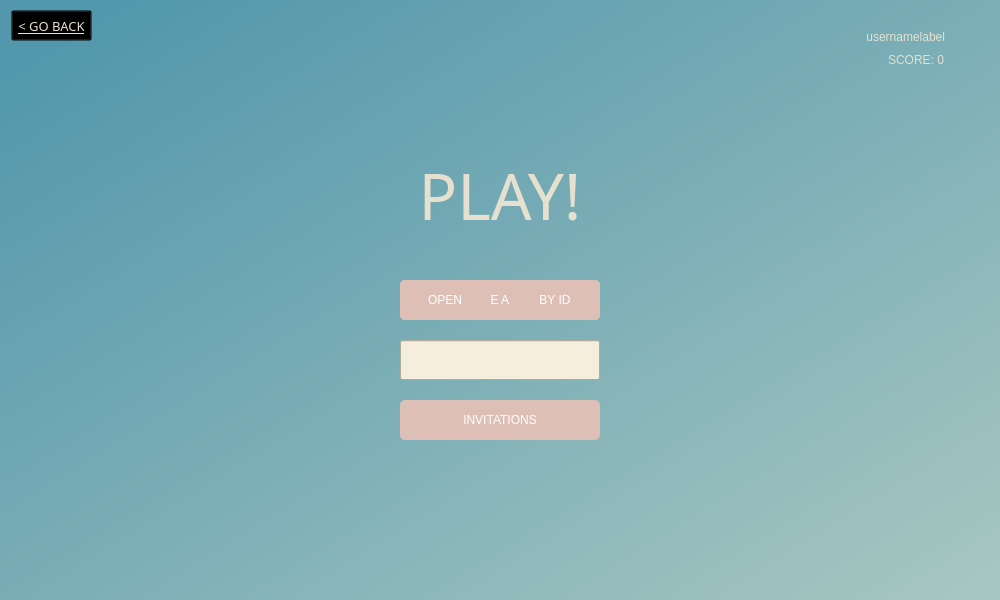
<?xml version="1.0" encoding="UTF-8"?>
<ui version="4.0">
 <class>Dialog</class>
 <widget class="QDialog" name="Dialog">
  <property name="geometry">
   <rect>
    <x>0</x>
    <y>0</y>
    <width>1000</width>
    <height>600</height>
   </rect>
  </property>
  <property name="windowTitle">
   <string>Dialog</string>
  </property>
  <widget class="QWidget" name="bgwidget" native="true">
   <property name="geometry">
    <rect>
     <x>0</x>
     <y>0</y>
     <width>1000</width>
     <height>600</height>
    </rect>
   </property>
   <property name="font">
    <font>
     <underline>false</underline>
    </font>
   </property>
   <property name="styleSheet">
    <string notr="true">QWidget#bgwidget{
background-color: qlineargradient(spread:pad, x1:0.0511364, y1:0.068, x2:0.813, y2:0.823864, stop:0 rgba(209, 107, 165, 255), stop:1 rgba(255, 255, 255, 255));
	background-color: qlineargradient(spread:pad, x1:0.142, y1:0.130818, x2:0.9375, y2:0.932, stop:0 rgba(10, 9, 16, 255), stop:1 rgba(73, 0, 126, 255));
	background-color: qlineargradient(spread:pad, x1:0.0454545, y1:0.125, x2:0.954545, y2:0.915, stop:0 rgba(186, 166, 165, 255), stop:1 rgba(222, 191, 181, 255));
	background-color: qlineargradient(spread:pad, x1:0.057, y1:0.0625, x2:0.988636, y2:0.96, stop:0 rgba(82, 151, 172, 255), stop:1 rgba(166, 198, 193, 255));
}
</string>
   </property>
   <widget class="QLabel" name="playlabel">
    <property name="geometry">
     <rect>
      <x>230</x>
      <y>160</y>
      <width>540</width>
      <height>70</height>
     </rect>
    </property>
    <property name="font">
     <font>
      <family>Century Gothic</family>
      <pointsize>48</pointsize>
      <weight>50</weight>
      <italic>false</italic>
      <bold>false</bold>
     </font>
    </property>
    <property name="styleSheet">
     <string notr="true">color: rgb(230, 224, 207);
font: 48pt &quot;Maiandra GD&quot;;
font: 48pt &quot;MV Boli&quot;;
font: 75 48pt &quot;Segoe Script&quot;;
font: 48pt &quot;Century Gothic&quot;;
</string>
    </property>
    <property name="text">
     <string>PLAY!</string>
    </property>
    <property name="alignment">
     <set>Qt::AlignCenter</set>
    </property>
   </widget>
   <widget class="QPushButton" name="createroombutton">
    <property name="geometry">
     <rect>
      <x>400</x>
      <y>280</y>
      <width>200</width>
      <height>40</height>
     </rect>
    </property>
    <property name="mouseTracking">
     <bool>false</bool>
    </property>
    <property name="styleSheet">
     <string notr="true">QPushButton{
border-radius:5px;
color: rgb(255, 255, 255);
font: 16pt &quot;Century Gothic&quot;;
background-color: rgb(222, 191, 181);
}

QPushButton:hover{
background-color: #b5debf;
}
</string>
    </property>
    <property name="text">
     <string>CREATE A ROOM</string>
    </property>
   </widget>
   <widget class="QPushButton" name="joinroombutton">
    <property name="geometry">
     <rect>
      <x>400</x>
      <y>340</y>
      <width>200</width>
      <height>40</height>
     </rect>
    </property>
    <property name="styleSheet">
     <string notr="true">QPushButton{
border-radius:5px;
color: rgb(255, 255, 255);
font: 16pt &quot;Century Gothic&quot;;
background-color: rgb(222, 191, 181);
}

QPushButton:hover{
background-color: #b5debf;
}
</string>
    </property>
    <property name="text">
     <string>JOIN A ROOM</string>
    </property>
   </widget>
   <widget class="QPushButton" name="invitationbutton">
    <property name="geometry">
     <rect>
      <x>400</x>
      <y>400</y>
      <width>200</width>
      <height>40</height>
     </rect>
    </property>
    <property name="styleSheet">
     <string notr="true">QPushButton{
border-radius:5px;
color: rgb(255, 255, 255);
font: 16pt &quot;Century Gothic&quot;;
background-color: rgb(222, 191, 181);
}

QPushButton:hover{
background-color: #b5debf;
}
</string>
    </property>
    <property name="text">
     <string>INVITATIONS</string>
    </property>
   </widget>
   <widget class="QPushButton" name="createopenbutton">
    <property name="geometry">
     <rect>
      <x>400</x>
      <y>280</y>
      <width>90</width>
      <height>40</height>
     </rect>
    </property>
    <property name="mouseTracking">
     <bool>false</bool>
    </property>
    <property name="toolTip">
     <string/>
    </property>
    <property name="styleSheet">
     <string notr="true">QPushButton{
border-radius:5px;
color: rgb(255, 255, 255);
font: 16pt &quot;Century Gothic&quot;;
background-color: rgb(222, 191, 181);
}

QPushButton:hover{
background-color: #b5debf;
}
</string>
    </property>
    <property name="text">
     <string>OPEN</string>
    </property>
   </widget>
   <widget class="QPushButton" name="createbyidbutton">
    <property name="geometry">
     <rect>
      <x>510</x>
      <y>280</y>
      <width>90</width>
      <height>40</height>
     </rect>
    </property>
    <property name="mouseTracking">
     <bool>false</bool>
    </property>
    <property name="toolTip">
     <string/>
    </property>
    <property name="styleSheet">
     <string notr="true">QPushButton{
border-radius:5px;
color: rgb(255, 255, 255);
font: 16pt &quot;Century Gothic&quot;;
background-color: rgb(222, 191, 181);
}

QPushButton:hover{
background-color: #b5debf;
}
</string>
    </property>
    <property name="text">
     <string>BY ID</string>
    </property>
   </widget>
   <widget class="QPushButton" name="joinopenbutton">
    <property name="geometry">
     <rect>
      <x>400</x>
      <y>340</y>
      <width>90</width>
      <height>40</height>
     </rect>
    </property>
    <property name="mouseTracking">
     <bool>false</bool>
    </property>
    <property name="styleSheet">
     <string notr="true">QPushButton{
border-radius:5px;
color: rgb(255, 255, 255);
font: 16pt &quot;Century Gothic&quot;;
background-color: rgb(222, 191, 181);
}

QPushButton:hover{
background-color: #b5debf;
}
</string>
    </property>
    <property name="text">
     <string>OPEN</string>
    </property>
   </widget>
   <widget class="QPushButton" name="joinbyidbutton">
    <property name="geometry">
     <rect>
      <x>510</x>
      <y>340</y>
      <width>90</width>
      <height>40</height>
     </rect>
    </property>
    <property name="mouseTracking">
     <bool>false</bool>
    </property>
    <property name="styleSheet">
     <string notr="true">QPushButton{
border-radius:5px;
color: rgb(255, 255, 255);
font: 16pt &quot;Century Gothic&quot;;
background-color: rgb(222, 191, 181);
}

QPushButton:hover{
background-color: #b5debf;
}
</string>
    </property>
    <property name="text">
     <string>BY ID</string>
    </property>
   </widget>
   <widget class="QPushButton" name="closecreatebutton">
    <property name="geometry">
     <rect>
      <x>610</x>
      <y>285</y>
      <width>30</width>
      <height>30</height>
     </rect>
    </property>
    <property name="font">
     <font>
      <family>MS Shell Dlg 2</family>
      <pointsize>14</pointsize>
      <weight>50</weight>
      <italic>false</italic>
      <bold>false</bold>
      <underline>true</underline>
     </font>
    </property>
    <property name="styleSheet">
     <string notr="true">QPushButton{
border-radius: 5px;
background-color:transparent;
}

QPushButton:hover{
background-color:rgba(225,225,225,30);
}</string>
    </property>
    <property name="text">
     <string/>
    </property>
    <property name="icon">
     <iconset>
      <normaloff>../pictures/X2.png</normaloff>../pictures/X2.png</iconset>
    </property>
    <property name="iconSize">
     <size>
      <width>25</width>
      <height>25</height>
     </size>
    </property>
   </widget>
   <widget class="QPushButton" name="closejoinbutton">
    <property name="geometry">
     <rect>
      <x>610</x>
      <y>345</y>
      <width>30</width>
      <height>30</height>
     </rect>
    </property>
    <property name="font">
     <font>
      <family>MS Shell Dlg 2</family>
      <pointsize>14</pointsize>
      <weight>50</weight>
      <italic>false</italic>
      <bold>false</bold>
      <underline>true</underline>
     </font>
    </property>
    <property name="styleSheet">
     <string notr="true">QPushButton{
border-radius: 5px;
background-color:transparent;
}

QPushButton:hover{
background-color:rgba(225,225,225,30);
}</string>
    </property>
    <property name="text">
     <string/>
    </property>
    <property name="icon">
     <iconset>
      <normaloff>../pictures/X2.png</normaloff>../pictures/X2.png</iconset>
    </property>
    <property name="iconSize">
     <size>
      <width>25</width>
      <height>25</height>
     </size>
    </property>
   </widget>
   <widget class="QLabel" name="usernamelabel">
    <property name="geometry">
     <rect>
      <x>745</x>
      <y>25</y>
      <width>200</width>
      <height>23</height>
     </rect>
    </property>
    <property name="styleSheet">
     <string notr="true">color: rgb(117, 104, 104);
font: 14pt &quot;Century Gothic&quot;;
color: rgb(230, 224, 207);
</string>
    </property>
    <property name="text">
     <string>usernamelabel</string>
    </property>
    <property name="alignment">
     <set>Qt::AlignRight|Qt::AlignTrailing|Qt::AlignVCenter</set>
    </property>
   </widget>
   <widget class="QLabel" name="scorelabel">
    <property name="geometry">
     <rect>
      <x>744</x>
      <y>50</y>
      <width>200</width>
      <height>20</height>
     </rect>
    </property>
    <property name="styleSheet">
     <string notr="true">color: rgb(117, 104, 104);
font: 14pt &quot;MS Shell Dlg 2&quot;;
font: 13pt &quot;Century Gothic&quot;;
color: rgb(230, 224, 207);
</string>
    </property>
    <property name="text">
     <string>SCORE: 0</string>
    </property>
    <property name="alignment">
     <set>Qt::AlignRight|Qt::AlignTrailing|Qt::AlignVCenter</set>
    </property>
   </widget>
   <widget class="QPushButton" name="gobackbutton">
    <property name="geometry">
     <rect>
      <x>11</x>
      <y>10</y>
      <width>81</width>
      <height>31</height>
     </rect>
    </property>
    <property name="font">
     <font>
      <family>Century Gothic</family>
      <pointsize>10</pointsize>
      <weight>50</weight>
      <italic>false</italic>
      <bold>false</bold>
      <underline>true</underline>
     </font>
    </property>
    <property name="styleSheet">
     <string notr="true">color: rgb(230, 224, 207);
font: 10pt &quot;Century Gothic&quot;;
background-color:rgba(0,0,0,0);</string>
    </property>
    <property name="text">
     <string>&lt; GO BACK</string>
    </property>
   </widget>
   <widget class="QPushButton" name="sendidbutton">
    <property name="geometry">
     <rect>
      <x>640</x>
      <y>345</y>
      <width>30</width>
      <height>30</height>
     </rect>
    </property>
    <property name="font">
     <font>
      <family>MS Shell Dlg 2</family>
      <pointsize>14</pointsize>
      <weight>50</weight>
      <italic>false</italic>
      <bold>false</bold>
      <underline>true</underline>
     </font>
    </property>
    <property name="styleSheet">
     <string notr="true">QPushButton{
border-radius: 5px;
background-color:transparent;
}

QPushButton:hover{
background-color:rgba(225,225,225,30);
}</string>
    </property>
    <property name="text">
     <string/>
    </property>
    <property name="icon">
     <iconset>
      <normaloff>../pictures/checkmark.png</normaloff>../pictures/checkmark.png</iconset>
    </property>
    <property name="iconSize">
     <size>
      <width>27</width>
      <height>27</height>
     </size>
    </property>
   </widget>
   <widget class="QLineEdit" name="idfield">
    <property name="geometry">
     <rect>
      <x>400</x>
      <y>340</y>
      <width>200</width>
      <height>40</height>
     </rect>
    </property>
    <property name="styleSheet">
     <string notr="true">background-color: rgb(245, 238, 220);
font: 13pt &quot;MS Shell Dlg 2&quot;;</string>
    </property>
   </widget>
   <widget class="QLabel" name="errorlabel">
    <property name="geometry">
     <rect>
      <x>330</x>
      <y>380</y>
      <width>340</width>
      <height>20</height>
     </rect>
    </property>
    <property name="styleSheet">
     <string notr="true">font: 10pt &quot;MS Shell Dlg 2&quot;;
color: rgb(255, 0, 4);</string>
    </property>
    <property name="text">
     <string/>
    </property>
    <property name="alignment">
     <set>Qt::AlignHCenter|Qt::AlignTop</set>
    </property>
   </widget>
  </widget>
 </widget>
 <resources/>
 <connections/>
</ui>
